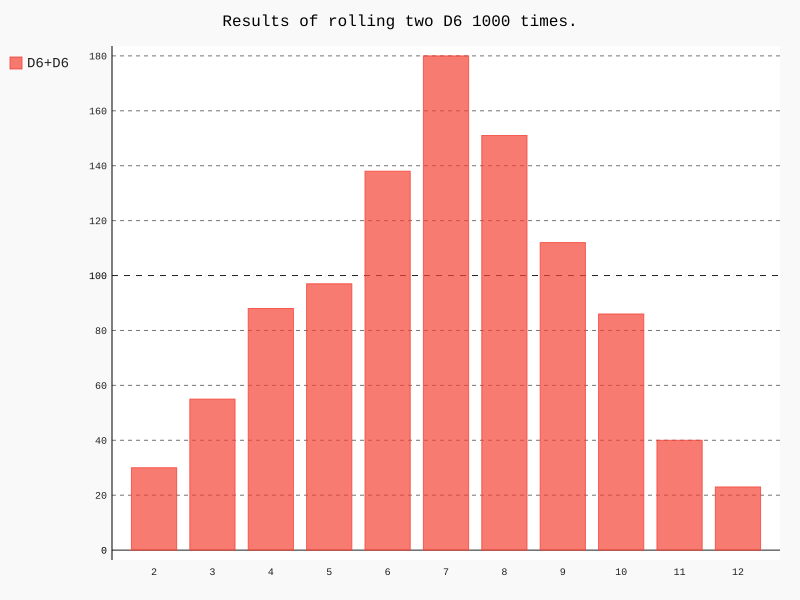

Python code for this plot:
from die import Die
import pygal

die1 = Die()
die2 = Die()

results = []
results =[die1.roll()+die2.roll() for i in range(1000)]

frequencies = []
frequencies = [results.count(value) for value in range(2, die1.num_sides*2+1 )]



hist = pygal.Bar()
hist.title = "Results of rolling two D6 1000 times."
hist.x_labels = list(range(2, die1.num_sides*2+1))
hist._x_title = "Result"
hist._y_title = "Frequency of Result"

hist.add('D6+D6', frequencies)
hist.render_to_file('dice_visual.svg')
